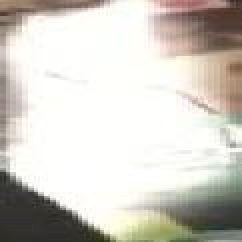
#> input picture detector/patches/000_0.jpg, 121 x 121 px (shown 2 times larger)
$ python -i findboxes.py   (imports and definitions only)
#> lines starting #> are read from the running program, lines starting #| are printed output that depends on the picture
#import matplotlib.pyplot as plt
#import matplotlib.patches as mpatches
import selectivesearch
import numpy as np
from PIL import Image, ImageFont, ImageDraw

import resize_imgs
#import sys

# [115 lines left out: functions overlap, intersect, merge, find_max, draw_bounding_box, not called in this run]

def search(imagename):
    """ By using selectivesearch package, it searches prominant regions in image,
        and returns candidate boxes. However it returns quite many boxes, so the
        result will be processed by 'merge' later.
    """
    # loading astronaut image
    img = Image.open(imagename)
    img_arr = np.array(img)
    W,H = img.size

    # perform selective search
    img_lbl, regions = selectivesearch.selective_search(
        img_arr, scale=500, sigma=0.8, min_size=200)

    candidates = set()
    for r in regions:
        # excluding same rectangle (with different segments)
        if r['rect'] in candidates:
            continue
        # excluding regions smaller than 2000 pixels
        if r['size'] < 2000:
            continue
        # distorted rects
        x, y, w, h = r['rect']
        #if w / h > 1.2 or h / w > 1.2:
        #    continue
        if r['rect'][2] >= W - 70 and r['rect'][3] >= H - 70:
            continue
        candidates.add(r['rect'])
        """
    # draw rectangles on the original image
    fig, ax = plt.subplots(ncols=1, nrows=1, figsize=(6, 6))
    ax.imshow(img)
    for x, y, w, h in candidates:
        rect = mpatches.Rectangle(
            (x, y), w, h, fill=False, edgecolor='red', linewidth=1)
        ax.add_patch(rect)
    #plt.show()
    """
    return candidates

# [11 lines left out: function crop_bounding_boxes, not called in this run]

def detect(selectedImageList):
    """ main code.
        argv[0] -> find_boxes.py
        argv[1] -> 'image.jpg'
        Then ultimately, 'image_result.jpg' with bounding boxes will be created.
    """
    #img = sys.argv[1]
    result = []
    for img in selectedImageList:
        max_group = []

        regions = search(img)
        # Try many margins, and find the most frequent num_of_group, and use that margin
        margins = [-10,-8,-6,-4,-2,0,2,4,6,8,10]
        num_of_groups = []
        for m in margins:
            max_group = []
            groups = merge(regions,margin=m)
            for group in groups:
                max_group.append(find_max(group))
            num_of_groups.append(len(max_group))
        print(num_of_groups)
        num_of_group = max(set(num_of_groups), key=num_of_groups.count)
        print(num_of_group)
        index = num_of_groups.index(num_of_group)

        max_group = []
        groups = merge(regions,margin=margins[index])
        for group in groups:
            max_group.append(find_max(group))
        print (max_group)
        #draw_bounding_box(img,max_group)
        crop_bounding_boxes(img,max_group)

        # Flatter
        for k in max_group:
            result.append(k)
    #resize
    resize_imgs.fun()
    return result

# [2 lines not run here, left out]

>>> import cv2
>>> picture = cv2.imread('patches/000_0.jpg', cv2.IMREAD_GRAYSCALE)
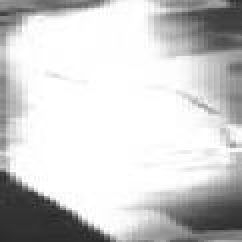
#> picture: shape (121, 121) (shown 2 times larger); min 34, max 255, mean 204.8
#> (the run stopped early here; a loop or call above may not have finished)
